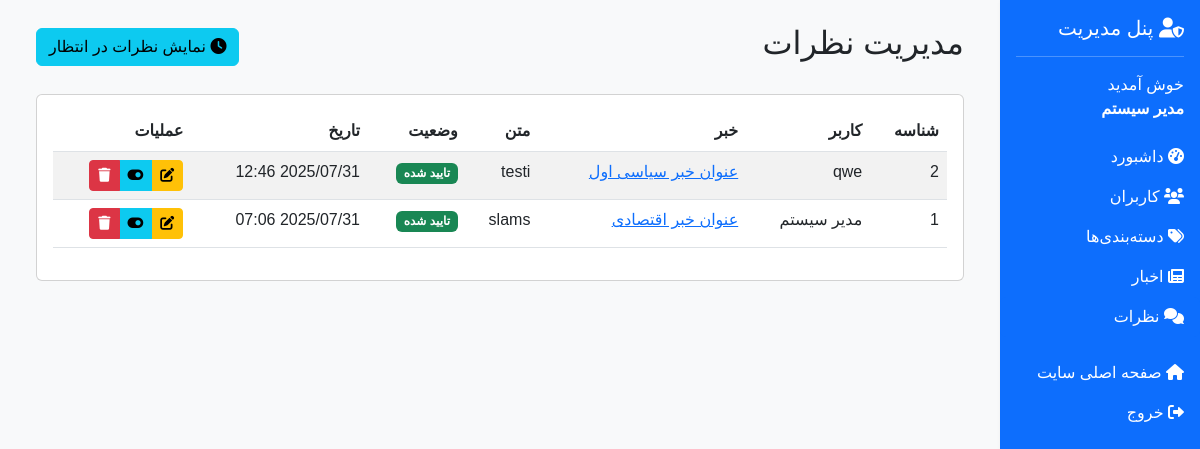
The app's page /admin/comments.php (signed in) with its own data.
### tables this page shows
CREATE TABLE `comments` (
  `id` int NOT NULL,
  `news_id` int NOT NULL,
  `user_id` int NOT NULL,
  `content` text NOT NULL,
  `status` enum('pending','approved','rejected') DEFAULT 'pending',
  `created_at` timestamp NULL DEFAULT CURRENT_TIMESTAMP,
  `updated_at` timestamp NULL DEFAULT CURRENT_TIMESTAMP ON UPDATE CURRENT_TIMESTAMP
);

CREATE TABLE `users` (
  `id` int NOT NULL,
  `username` varchar(50) NOT NULL,
  `email` varchar(100) NOT NULL,
  `password` varchar(255) NOT NULL,
  `full_name` varchar(100) NOT NULL,
  `role` enum('admin','writer','user') DEFAULT 'user',
  `status` enum('active','inactive') DEFAULT 'active',
  `created_at` timestamp NULL DEFAULT CURRENT_TIMESTAMP,
  `updated_at` timestamp NULL DEFAULT CURRENT_TIMESTAMP ON UPDATE CURRENT_TIMESTAMP
);

CREATE TABLE `news` (
  `id` int NOT NULL,
  `title` varchar(255) NOT NULL,
  `slug` varchar(255) NOT NULL,
  `summary` text,
  `content` longtext NOT NULL,
  `image_url` varchar(255) DEFAULT NULL,
  `author_id` int NOT NULL,
  `category_id` int NOT NULL,
  `status` enum('pending','approved','rejected') DEFAULT 'pending',
  `views` int DEFAULT '0',
  `created_at` timestamp NULL DEFAULT CURRENT_TIMESTAMP,
  `updated_at` timestamp NULL DEFAULT CURRENT_TIMESTAMP ON UPDATE CURRENT_TIMESTAMP
);

### config/database.php (called while the page is built, shortened)
<?php
function truncateText($text, $length = 150) {
    return $text;
}
function formatPersianDate($date) {
    $timestamp = strtotime($date);
    return date('Y/m/d H:i', $timestamp);
}
?>

### admin/comments.php (the view, shortened to what this page needs)
<?php
require_once '../config/database.php';
$action = $_GET['action'] ?? 'list';
if ($action == 'list') {
    $where = '';
    $params = [];
    $stmt = $pdo->prepare("
        SELECT c.*, u.full_name as user_name, n.title as news_title, n.slug as news_slug
        FROM comments c
        JOIN users u ON c.user_id = u.id
        JOIN news n ON c.news_id = n.id
        $where
        ORDER BY c.created_at DESC
    ");
    $stmt->execute($params);
    $comments = $stmt->fetchAll();
}
?>
<!DOCTYPE html>
<html lang="fa" dir="rtl">
<head>
    <link href="https://cdnjs.cloudflare.com/ajax/libs/bootstrap/5.3.0/css/bootstrap.rtl.min.css" rel="stylesheet">
    <link href="https://cdnjs.cloudflare.com/ajax/libs/font-awesome/6.0.0/css/all.min.css" rel="stylesheet">
</head>
<body>
    <div class="container-fluid">
        <div class="row">
            <div class="col-md-3 col-lg-2 px-0">
                <div class="sidebar bg-primary text-white">
                    <div class="p-3">
                        <h5><i class="fas fa-user-shield"></i> پنل مدیریت</h5>
                        <hr>
                        <p class="mb-0">خوش آمدید<br><strong><?= $_SESSION['full_name'] ?></strong></p>
                    </div>
                    <ul class="nav nav-pills flex-column">
                        <li class="nav-item">
                            <a class="nav-link text-white" href="dashboard.php">
                                <i class="fas fa-tachometer-alt"></i> داشبورد
                            </a>
                        </li>
                        <li class="nav-item">
                            <a class="nav-link text-white" href="users.php">
                                <i class="fas fa-users"></i> کاربران
                            </a>
                        </li>
                        <li class="nav-item">
                            <a class="nav-link text-white" href="categories.php">
                                <i class="fas fa-tags"></i> دسته‌بندی‌ها
                            </a>
                        </li>
                        <li class="nav-item">
                            <a class="nav-link text-white" href="news.php">
                                <i class="fas fa-newspaper"></i> اخبار
                            </a>
                        </li>
                        <li class="nav-item">
                            <a class="nav-link text-white active" href="comments.php">
                                <i class="fas fa-comments"></i> نظرات
                            </a>
                        </li>
                        <li class="nav-item mt-3">
                            <a class="nav-link text-white" href="../index.php">
                                <i class="fas fa-home"></i> صفحه اصلی سایت
                            </a>
                        </li>
                        <li class="nav-item">
                            <a class="nav-link text-white" href="../auth/logout.php">
                                <i class="fas fa-sign-out-alt"></i> خروج
                            </a>
                        </li>
                    </ul>
                </div>
            </div>
            <div class="col-md-9 col-lg-10">
                <div class="main-content p-4">
                    <?php if ($action == 'list'): ?>
                    <div class="d-flex justify-content-between align-items-center mb-4">
                        <h2>مدیریت نظرات</h2>
                        <a href="?status=pending" class="btn btn-info">
                            <i class="fas fa-clock"></i> نمایش نظرات در انتظار
                        </a>
                    </div>
                    <div class="card">
                        <div class="card-body">
                            <div class="table-responsive">
                                <table class="table table-striped">
                                    <thead>
                                        <tr>
                                            <th>شناسه</th>
                                            <th>کاربر</th>
                                            <th>خبر</th>
                                            <th>متن</th>
                                            <th>وضعیت</th>
                                            <th>تاریخ</th>
                                            <th>عملیات</th>
                                        </tr>
                                    </thead>
                                    <tbody>
                                        <?php if ($comments && count($comments) > 0): ?>
                                        <?php foreach ($comments as $comment): ?>
                                        <tr>
                                            <td><?= $comment['id'] ?></td>
                                            <td><?= $comment['user_name'] ?></td>
                                            <td><a href="../news.php?slug=<?= $comment['news_slug'] ?>" target="_blank"><?= truncateText($comment['news_title'], 30) ?></a></td>
                                            <td><?= truncateText($comment['content'], 50) ?></td>
                                            <td>
                                                <?php if ($comment['status'] == 'approved'): ?>
                                                    <span class="badge bg-success">تایید شده</span>
                                                <?php elseif ($comment['status'] == 'pending'): ?>
                                                    <span class="badge bg-warning">در انتظار</span>
                                                <?php else: ?>
                                                    <span class="badge bg-danger">رد شده</span>
                                                <?php endif; ?>
                                            </td>
                                            <td><?= formatPersianDate($comment['created_at']) ?></td>
                                            <td>
                                                <div class="btn-group" role="group">
                                                    <a href="?action=edit&id=<?= $comment['id'] ?>" class="btn btn-sm btn-warning">
                                                        <i class="fas fa-edit"></i>
                                                    </a>
                                                    <a href="?toggle_status=<?= $comment['id'] ?>&status=<?= $comment['status'] ?>" class="btn btn-sm btn-info"
                                                       onclick="return confirm('آیا از تغییر وضعیت این کامنت اطمینان دارید؟')">
                                                        <i class="fas fa-toggle-on"></i>
                                                    </a>
                                                    <a href="?delete=<?= $comment['id'] ?>" class="btn btn-sm btn-danger"
                                                       onclick="return confirm('آیا از حذف این کامنت اطمینان دارید؟')">
                                                        <i class="fas fa-trash"></i>
                                                    </a>
                                                </div>
                                            </td>
                                        </tr>
                                        <?php endforeach; ?>
                                        <?php else: ?>
                                        <tr>
                                            <td colspan="7" class="text-center">هیچ نظری یافت نشد.</td>
                                        </tr>
                                        <?php endif; ?>
                                    </tbody>
                                </table>
                            </div>
                        </div>
                    </div>
                    <?php endif; ?>
                </div>
            </div>
        </div>
    </div>
</body>
</html>

### admin/comments.php (style rules this page uses)
body { font-family: 'Tahoma', sans-serif; background: #f8f9fa; }
.sidebar { min-height: 100vh; box-shadow: 2px 0 5px rgba(0,0,0,0.1); }
.main-content { min-height: 100vh; }

### records on screen
comments: id "2", user.full_name "qwe", news.title "عنوان خبر سیاسی اول", content "testi", status "تایید شده", created_at "2025/07/31 12:46"
comments: id "1", user.full_name "مدیر سیستم", news.title "عنوان خبر اقتصادی", content "slams", status "تایید شده", created_at "2025/07/31 07:06"

### other values on screen
$_SESSION['full_name'] "مدیر سیستم"
